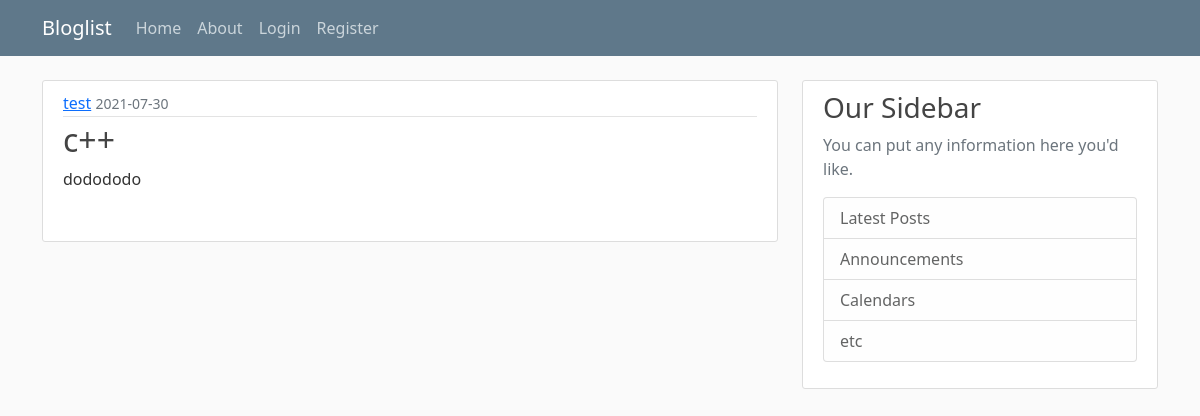
/post/1, run on the app's committed database.
### bloglist/models.py (models this page shows, shortened)
class User(db.Model , UserMixin):
    id=db.Column(db.Integer,primary_key=True)
    username = db.Column(db.String(20),unique=True , nullable=False)
    email = db.Column(db.String(120),unique=True , nullable=False)
    password = db.Column(db.String(60),nullable=False)
    posts = db.relationship('Post',backref='author',lazy=True)

class Post(db.Model):
    id=db.Column(db.Integer,primary_key=True)
    title=db.Column(db.String(50),nullable=False)
    date_posted = db.Column(db.DateTime,nullable=False,default=datetime.utcnow)
    content=db.Column(db.Text,nullable=False)
    user_id=db.Column(db.Integer,db.ForeignKey('user.id'),nullable=False)

### bloglist/routes.py (the view)
@app.route("/post/<int:post_id>")
def post(post_id):
    post = Post.query.get_or_404(post_id)
    return render_template('post.html',title=post.title,post=post)

### bloglist/templates/post.html (shortened to what this page needs)
{% extends 'layout.html' %}
{% block content %}
<article class="media content-section">
  <div class="media-body">
    <div class="article-metadata">
      <a class="mr-2" href="#">{{ post.author.username }}</a>
      <small class="text-muted">{{ post.date_posted.strftime('%Y-%m-%d') }}</small>
    </div>
    <h2 class="article-title">{{ post.title }}</h2>
    <p class="article-content">{{ post.content }}</p>
    <br>
  </div>
</article>
{% endblock %}

### bloglist/static/main.css (style rules this page uses)
body { background: #fafafa; color: #333333; margin-top: 5rem; }
h1, h2, h3, h4, h5, h6 { color: #444444; }
.content-section { background: #ffffff; padding: 10px 20px; border: 1px solid #dddddd; border-radius: 3px; margin-bottom: 20px; }
.article-title { color: #444444; }
.article-content { white-space: pre-line; }
.article-metadata { padding-bottom: 1px; margin-bottom: 4px; border-bottom: 1px solid #e3e3e3 }

### data on the page
User: author.username "test"
Post: date_posted "2021-07-30", title "c++", content "dodododo"
